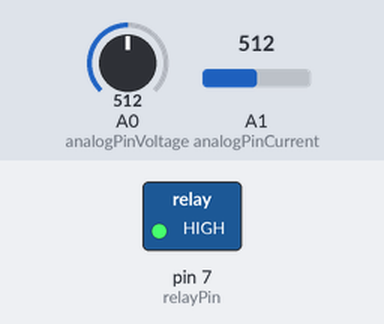
The sketch below on a simulated Arduino Uno, built with avr-gcc and run on an emulated ATmega328P. Shown: switched loads named in the sketch (green lamp = pin HIGH). The test bench sets the inputs (shaded band); at power-on: A0 (analogPinVoltage) = 512, A1 (analogPinCurrent) = 512. What the sketch prints to the serial monitor is not drawn.

Above: at 15.0 s.
At 45.0 s:
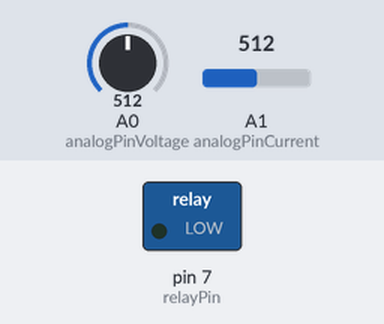
Timing chart, 0 to 78.1 s (numbered marks = the images above):
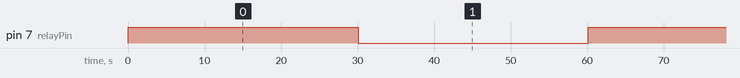

Measured:
- by itself, pin 7 (relayPin): alternates HIGH for 30.1 s and LOW for 30.1 s

The sketch:

arduino_code.ino
```cpp
// Define the analog pins connected to the ZMPT101B and the current sensor
const int analogPinVoltage = A0; // ZMPT101B
const int analogPinCurrent = A1;  // Current sensor

// Define the pin connected to the relay
const int relayPin = 7; // Adjust the pin number as needed

// Track the last time the relay was toggled
unsigned long previousMillis = 0;
const unsigned long interval = 30000; // 30 seconds in milliseconds
bool relayState = true; // Start with the relay in the "on" state

void setup() {
  // Start serial communication at 9600 baud
  Serial.begin(9600);

  // Set the relay pin as an output
  pinMode(relayPin, OUTPUT);

  // Initialize the relay to the "on" state
  digitalWrite(relayPin, HIGH);
}

void loop() {
  // Get the current time
  unsigned long currentMillis = millis();

  // Check if 30 seconds have passed since the last toggle
  if (currentMillis - previousMillis >= interval) {
    // Save the last time the relay was toggled
    previousMillis = currentMillis;

    // Toggle the relay state (on to off or off to on)
    relayState = !relayState;
    digitalWrite(relayPin, relayState ? HIGH : LOW);
  }

  // Read the analog values continuously
  int sensorValueVoltage = analogRead(analogPinVoltage);
  int sensorValueCurrent = analogRead(analogPinCurrent);

  // Print the analog values to the serial monitor
  Serial.print("Voltage Sensor Value: ");
  Serial.print(sensorValueVoltage);
  Serial.print(" | Current Sensor Value: ");
  Serial.println(sensorValueCurrent);

  // Small delay for better readability in the serial monitor
  delay(500); // Adjust as needed
}
```
